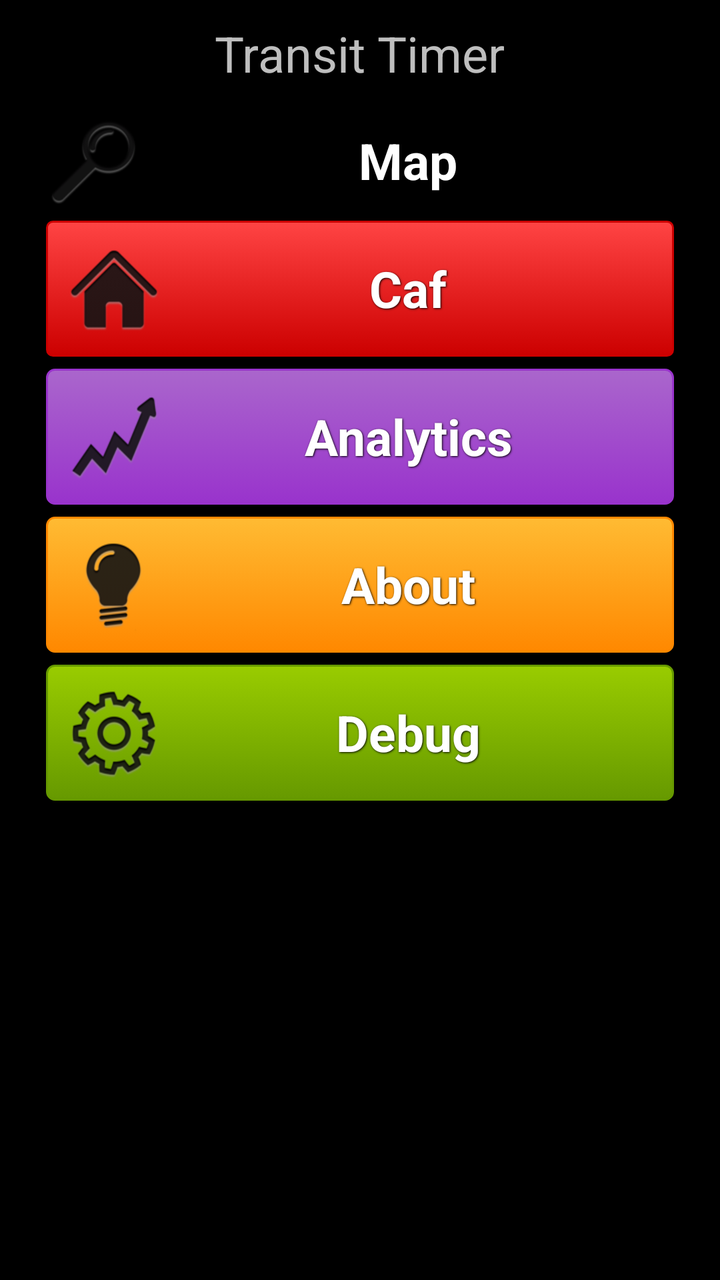
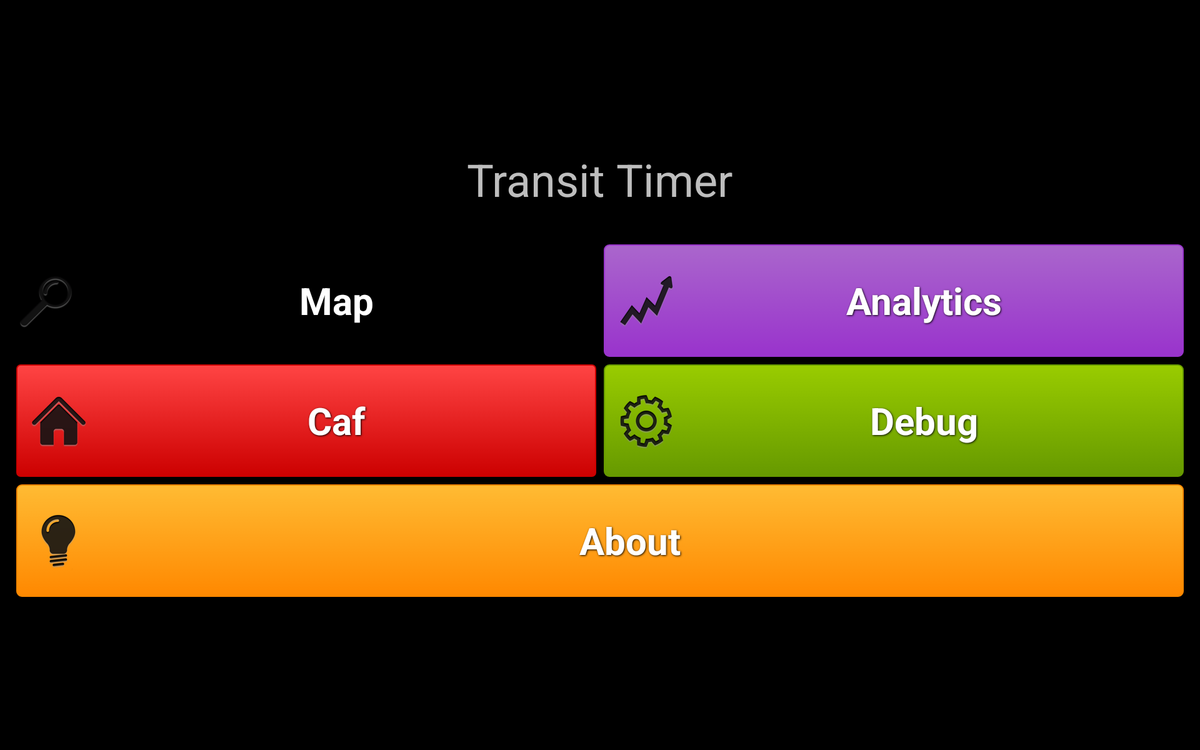

One screen, two layout resources from the same app: the default and the author's alternative for another configuration. Each is rendered where Android would select it; the XML of both is given below.
<!-- AndroidManifest.xml: application theme AppTheme -->
<!-- res/layout/menu_screen.xml -->
<LinearLayout xmlns:android="http://schemas.android.com/apk/res/android"
    android:layout_width="fill_parent"
    android:layout_height="fill_parent"
    android:orientation="vertical"
    android:paddingLeft="20dp"
    android:paddingRight="20dp" >

    <TextView
        android:layout_width="wrap_content"
        android:layout_height="wrap_content"
        android:layout_gravity="center"
        android:text="@string/title"
        android:textSize="24.5sp"
        android:padding="10dip" />
  
     <Button
         android:id="@+id/map_button"
         android:text="@string/map_label"
         android:drawableLeft="@drawable/search_icon"
         android:background="@drawable/btn_blue"
         style="@style/portrait_phone_menu_button"></Button>


      <Button
           android:id="@+id/caf_button"
           android:text="@string/caf_label"
           android:drawableLeft="@drawable/caf_icon"
           android:background="@drawable/btn_red"
           style="@style/portrait_phone_menu_button"></Button>


       <Button
            android:id="@+id/analytics_button"
            android:text="@string/analytics_label"
            android:drawableLeft="@drawable/analytics_icon"
            android:background="@drawable/btn_purple"
            style="@style/portrait_phone_menu_button"></Button>

        <Button
            android:id="@+id/about_button"
            android:text="@string/about_label"
            android:drawableLeft="@drawable/about_icon"
            android:background="@drawable/btn_yellow"
            style="@style/portrait_phone_menu_button"></Button>


         <Button
             android:id="@+id/debug_button"
             android:text="@string/debug_label"
             android:drawableLeft="@drawable/debug_icon"
             android:background="@drawable/btn_green"
             style="@style/portrait_phone_menu_button"></Button>
    
</LinearLayout>
<!-- resources referenced by this layout -->
<resources>
  <!-- drawable btn_green (drawable) -->
  <?xml version="1.0" encoding="utf-8"?>
  <selector xmlns:android="http://schemas.android.com/apk/res/android">
      <item android:state_pressed="true" >
          <shape>
              <solid
                  android:color="#99CC00" />
              <stroke
                  android:width="1dp"
                  android:color="#669900" />
              <corners
                  android:radius="3dp" />
              <padding
                  android:left="10dp"
                  android:top="10dp"
                  android:right="10dp"
                  android:bottom="10dp" />
          </shape>
      </item>
      <item>
          <shape>
              <gradient
                  android:startColor="#99CC00"
                  android:endColor="#669900"
                  android:angle="270" />
              <stroke
                  android:width="1dp"
                  android:color="#669900" />
              <corners
                  android:radius="4dp" />
              <padding
                  android:left="10dp"
                  android:top="10dp"
                  android:right="10dp"
                  android:bottom="10dp" />
          </shape>
      </item>
  </selector>
  <!-- drawable btn_red (drawable) -->
  <?xml version="1.0" encoding="utf-8"?>
  <selector xmlns:android="http://schemas.android.com/apk/res/android">
      <item android:state_pressed="true" >
          <shape>
              <solid
                  android:color="#FF4444" />
              <stroke
                  android:width="1dp"
                  android:color="#CC0000" />
              <corners
                  android:radius="3dp" />
              <padding
                  android:left="10dp"
                  android:top="10dp"
                  android:right="10dp"
                  android:bottom="10dp" />
          </shape>
      </item>
      <item>
          <shape>
              <gradient
                  android:startColor="#FF4444"
                  android:endColor="#CC0000"
                  android:angle="270" />
              <stroke
                  android:width="1dp"
                  android:color="#CC0000" />
              <corners
                  android:radius="3dp" />
              <padding
                  android:left="10dp"
                  android:top="10dp"
                  android:right="10dp"
                  android:bottom="10dp" />
          </shape>
      </item>
  </selector>
  <string name="about_label">About</string>
  <string name="analytics_label">Analytics</string>
  <string name="caf_label">Caf</string>
  <string name="debug_label">Debug</string>
  <string name="map_label">Map</string>
  <string name="title">Transit Timer</string>
  <style name="portrait_phone_menu_button">
          <item name="android:layout_width">fill_parent</item>
          <item name="android:layout_height">wrap_content</item>
          <item name="android:textColor">#ffffff</item>
          <item name="android:gravity">center</item>
          <item name="android:layout_margin">3dp</item>
          <item name="android:textSize">25dp</item>
          <item name="android:textStyle">bold</item>
          <item name="android:shadowColor">#000000</item>
          <item name="android:shadowDx">1</item>
          <item name="android:shadowDy">1</item>
          <item name="android:shadowRadius">2</item>
      </style>
  <style name="AppTheme" parent="AppBaseTheme">
          
      </style>
  <style name="AppBaseTheme" parent="android:Theme.Holo">
          
      </style>
</resources>
<!-- res/layout-large-land/menu_screen.xml (the author's variant of the layout above) -->
<!-- drawn on a 7-inch tablet turned sideways -->
<LinearLayout xmlns:android="http://schemas.android.com/apk/res/android"
    android:layout_width="fill_parent"
    android:layout_height="fill_parent"
    android:orientation="vertical"
    android:padding="10dp"
    android:gravity="center"
    android:paddingRight="35dip" >

    <TextView
        android:layout_width="wrap_content"
        android:layout_height="wrap_content"
        android:paddingBottom="25dip"
        android:text="@string/title"
        android:textSize="36sp" />
    
    <TableLayout 
        android:layout_height="wrap_content"
        android:layout_width="wrap_content"
        android:layout_gravity="center"
        android:stretchColumns="*">
        <TableRow>
             <Button
		        android:id="@+id/map_button"
		        android:text="@string/map_label"
		        android:drawableLeft="@drawable/search_icon"
		        android:background="@drawable/btn_blue"
		        style="@style/landscape_tablet_menu_button"></Button>
             
              <Button
                android:id="@+id/analytics_button"
                android:text="@string/analytics_label"
                android:drawableLeft="@drawable/analytics_icon"
                android:background="@drawable/btn_purple"
                style="@style/landscape_tablet_menu_button"></Button>     
        </TableRow>
        
        <TableRow>
             <Button
		        android:id="@+id/caf_button"
		        android:text="@string/caf_label"
		        android:drawableLeft="@drawable/caf_icon"
		        android:background="@drawable/btn_red"
		        style="@style/landscape_tablet_menu_button"></Button>

            <Button
		        android:id="@+id/debug_button"
		        android:text="@string/debug_label"
		        android:drawableLeft="@drawable/debug_icon"
		        android:background="@drawable/btn_green"
		        style="@style/landscape_tablet_menu_button"></Button>
         
        </TableRow>
    </TableLayout>

    <Button
        android:id="@+id/about_button"
        android:text="@string/about_label"
        android:layout_width="match_parent"
        android:drawableLeft="@drawable/about_icon"
        android:background="@drawable/btn_yellow"
        style="@style/landscape_tablet_menu_button"></Button>
    


</LinearLayout>
<!-- resources referenced by the variant -->
<!-- as a 7-inch tablet turned sideways resolves them -->
<resources>
  <!-- drawable btn_green (drawable) -->
  <?xml version="1.0" encoding="utf-8"?>
  <selector xmlns:android="http://schemas.android.com/apk/res/android">
      <item android:state_pressed="true" >
          <shape>
              <solid
                  android:color="#99CC00" />
              <stroke
                  android:width="1dp"
                  android:color="#669900" />
              <corners
                  android:radius="3dp" />
              <padding
                  android:left="10dp"
                  android:top="10dp"
                  android:right="10dp"
                  android:bottom="10dp" />
          </shape>
      </item>
      <item>
          <shape>
              <gradient
                  android:startColor="#99CC00"
                  android:endColor="#669900"
                  android:angle="270" />
              <stroke
                  android:width="1dp"
                  android:color="#669900" />
              <corners
                  android:radius="4dp" />
              <padding
                  android:left="10dp"
                  android:top="10dp"
                  android:right="10dp"
                  android:bottom="10dp" />
          </shape>
      </item>
  </selector>
  <!-- drawable btn_red (drawable) -->
  <?xml version="1.0" encoding="utf-8"?>
  <selector xmlns:android="http://schemas.android.com/apk/res/android">
      <item android:state_pressed="true" >
          <shape>
              <solid
                  android:color="#FF4444" />
              <stroke
                  android:width="1dp"
                  android:color="#CC0000" />
              <corners
                  android:radius="3dp" />
              <padding
                  android:left="10dp"
                  android:top="10dp"
                  android:right="10dp"
                  android:bottom="10dp" />
          </shape>
      </item>
      <item>
          <shape>
              <gradient
                  android:startColor="#FF4444"
                  android:endColor="#CC0000"
                  android:angle="270" />
              <stroke
                  android:width="1dp"
                  android:color="#CC0000" />
              <corners
                  android:radius="3dp" />
              <padding
                  android:left="10dp"
                  android:top="10dp"
                  android:right="10dp"
                  android:bottom="10dp" />
          </shape>
      </item>
  </selector>
  <string name="about_label">About</string>
  <string name="analytics_label">Analytics</string>
  <string name="caf_label">Caf</string>
  <string name="debug_label">Debug</string>
  <string name="map_label">Map</string>
  <string name="title">Transit Timer</string>
  <style name="landscape_tablet_menu_button">
          <item name="android:layout_width">80dip</item>
          <item name="android:layout_height">90dip</item>
          <item name="android:textColor">#ffffff</item>
          <item name="android:layout_margin">3dp</item>
          <item name="android:textSize">30dp</item>
          <item name="android:textStyle">bold</item>
          <item name="android:shadowColor">#000000</item>
          <item name="android:shadowDx">1</item>
          <item name="android:shadowDy">1</item>
          <item name="android:shadowRadius">2</item>
      </style>
  <style name="AppTheme" parent="AppBaseTheme">
          
      </style>
  <style name="AppBaseTheme" parent="android:Theme.Holo">
          
      </style>
</resources>
